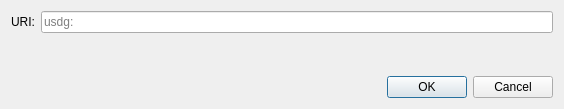
<?xml version="1.0" encoding="UTF-8"?>
<ui version="4.0">
 <class>OpenURIDialog</class>
 <widget class="QDialog" name="OpenURIDialog">
  <property name="geometry">
   <rect>
    <x>0</x>
    <y>0</y>
    <width>564</width>
    <height>109</height>
   </rect>
  </property>
  <property name="windowTitle">
   <string>Open usdg URI</string>
  </property>
  <layout class="QVBoxLayout" name="verticalLayout">
   <item>
    <layout class="QHBoxLayout" name="horizontalLayout">
     <item>
      <widget class="QLabel" name="label">
       <property name="text">
        <string>URI:</string>
       </property>
      </widget>
     </item>
     <item>
      <widget class="QValidatedLineEdit" name="uriEdit">
       <property name="placeholderText">
        <string notr="true">usdg:</string>
       </property>
      </widget>
     </item>
    </layout>
   </item>
   <item>
    <spacer name="verticalSpacer">
     <property name="orientation">
      <enum>Qt::Vertical</enum>
     </property>
     <property name="sizeHint" stdset="0">
      <size>
       <width>20</width>
       <height>40</height>
      </size>
     </property>
    </spacer>
   </item>
   <item>
    <widget class="QDialogButtonBox" name="buttonBox">
     <property name="orientation">
      <enum>Qt::Horizontal</enum>
     </property>
     <property name="standardButtons">
      <set>QDialogButtonBox::Cancel|QDialogButtonBox::Ok</set>
     </property>
    </widget>
   </item>
  </layout>
 </widget>
 <customwidgets>
  <customwidget>
   <class>QValidatedLineEdit</class>
   <extends>QLineEdit</extends>
   <header>qt/qvalidatedlineedit.h</header>
  </customwidget>
 </customwidgets>
 <resources/>
 <connections>
  <connection>
   <sender>buttonBox</sender>
   <signal>accepted()</signal>
   <receiver>OpenURIDialog</receiver>
   <slot>accept()</slot>
   <hints>
    <hint type="sourcelabel">
     <x>248</x>
     <y>254</y>
    </hint>
    <hint type="destinationlabel">
     <x>157</x>
     <y>274</y>
    </hint>
   </hints>
  </connection>
  <connection>
   <sender>buttonBox</sender>
   <signal>rejected()</signal>
   <receiver>OpenURIDialog</receiver>
   <slot>reject()</slot>
   <hints>
    <hint type="sourcelabel">
     <x>316</x>
     <y>260</y>
    </hint>
    <hint type="destinationlabel">
     <x>286</x>
     <y>274</y>
    </hint>
   </hints>
  </connection>
 </connections>
</ui>
